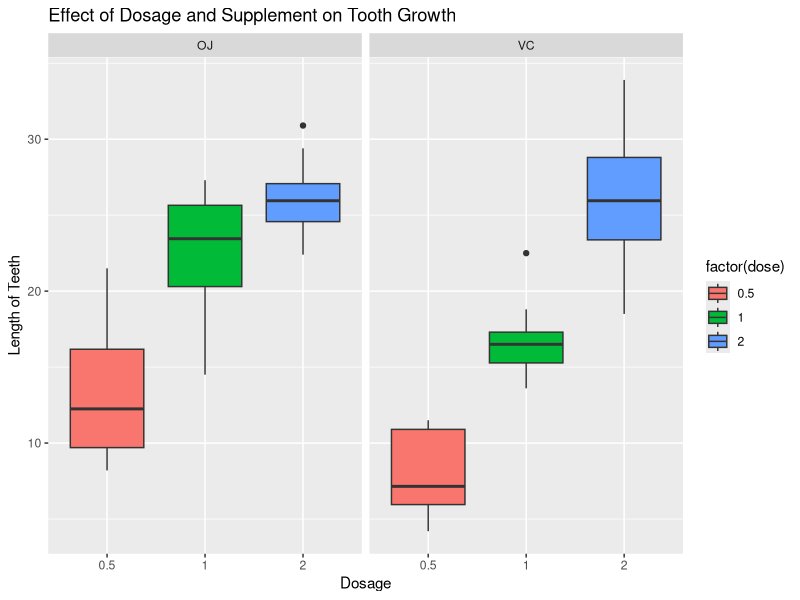

Source code (R): (Note: this script raises an error after producing the figure.)
## ---- chunk 1
knitr::opts_chunk$set(echo = TRUE)
##loading requrired packages
packages<-c("datasets","ggplot2")
sapply(packages, require, character.only = TRUE)
## setting the seed, to insure this analysis will end up with the same results
set.seed(1982)
## ---- chunk 2

data(ToothGrowth)

summary(ToothGrowth)

head(ToothGrowth)


 
plot <- ggplot(ToothGrowth, 
               aes(x=factor(dose),y=len,fill=factor(dose)))
plot + geom_boxplot(notch=F) + facet_grid(.~supp) +
     scale_x_discrete("Dosage") +   
     scale_y_continuous("Length of Teeth") +  
     ggtitle("Effect of Dosage and Supplement on Tooth Growth")

 
## ---- chunk 3

supp.t1 <- t.test(len~supp, paired=F, var.equal=T, data=ToothGrowth)
supp.t2 <- t.test(len~supp, paired=F, var.equal=F, data=ToothGrowth)
supp.result <- data.frame("p-value"=c(supp.t1$p.value, supp.t2$p.value),
                          "Conf-Low"=c(supp.t1$conf[1],supp.t2$conf[1]),
                          "Conf-High"=c(supp.t1$conf[2],supp.t2$conf[2]),
                          row.names=c("Equal Var","Unequal Var"))
supp.result
